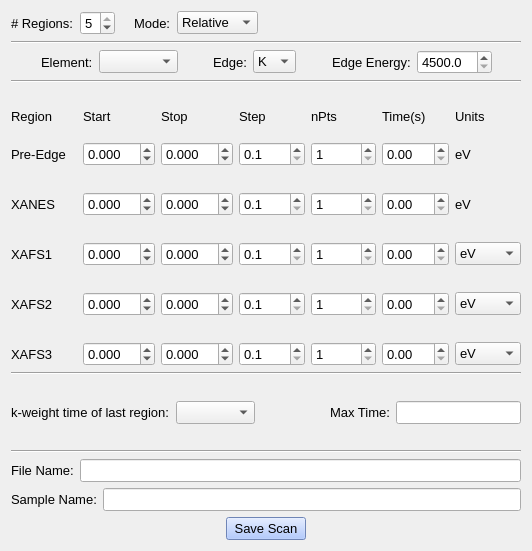
 <widget class="QWidget" name="Form">
  <property name="geometry">
   <rect>
    <x>0</x>
    <y>0</y>
    <width>532</width>
    <height>541</height>
   </rect>
  </property>
  <property name="windowTitle">
   <string>Form</string>
  </property>
  <layout class="QGridLayout" name="gridLayout">
   <item row="3" column="0">
    <widget class="Line" name="line_6">
     <property name="lineWidth">
      <number>1</number>
     </property>
     <property name="orientation">
      <enum>Qt::Horizontal</enum>
     </property>
    </widget>
   </item>
   <item row="10" column="0">
    <layout class="QHBoxLayout" name="horizontalLayout_6">
     <item>
      <widget class="QLabel" name="label_28">
       <property name="font">
        <font>
         <pointsize>10</pointsize>
        </font>
       </property>
       <property name="text">
        <string>File Name:</string>
       </property>
      </widget>
     </item>
     <item>
      <widget class="QLineEdit" name="file_name">
       <property name="font">
        <font>
         <pointsize>10</pointsize>
        </font>
       </property>
      </widget>
     </item>
    </layout>
   </item>
   <item row="12" column="0">
    <layout class="QHBoxLayout" name="horizontalLayout">
     <item>
      <spacer name="horizontalSpacer_4">
       <property name="orientation">
        <enum>Qt::Horizontal</enum>
       </property>
       <property name="sizeHint" stdset="0">
        <size>
         <width>40</width>
         <height>20</height>
        </size>
       </property>
      </spacer>
     </item>
     <item>
      <widget class="QPushButton" name="save_scan">
       <property name="font">
        <font>
         <pointsize>10</pointsize>
        </font>
       </property>
       <property name="autoFillBackground">
        <bool>false</bool>
       </property>
       <property name="styleSheet">
        <string notr="true">background-color: rgb(156, 186, 255);</string>
       </property>
       <property name="text">
        <string>Save Scan</string>
       </property>
      </widget>
     </item>
     <item>
      <spacer name="horizontalSpacer_6">
       <property name="orientation">
        <enum>Qt::Horizontal</enum>
       </property>
       <property name="sizeHint" stdset="0">
        <size>
         <width>40</width>
         <height>20</height>
        </size>
       </property>
      </spacer>
     </item>
    </layout>
   </item>
   <item row="2" column="0">
    <layout class="QHBoxLayout" name="horizontalLayout_21">
     <item>
      <widget class="QLabel" name="label_5">
       <property name="text">
        <string/>
       </property>
      </widget>
     </item>
     <item>
      <widget class="QLabel" name="label_86">
       <property name="font">
        <font>
         <pointsize>10</pointsize>
        </font>
       </property>
       <property name="text">
        <string>Element:</string>
       </property>
      </widget>
     </item>
     <item>
      <widget class="QComboBox" name="elements">
       <property name="font">
        <font>
         <pointsize>10</pointsize>
        </font>
       </property>
      </widget>
     </item>
     <item>
      <widget class="QLabel" name="label_87">
       <property name="text">
        <string/>
       </property>
      </widget>
     </item>
     <item>
      <widget class="QLabel" name="label_88">
       <property name="font">
        <font>
         <pointsize>10</pointsize>
        </font>
       </property>
       <property name="text">
        <string>Edge:</string>
       </property>
      </widget>
     </item>
     <item>
      <widget class="QComboBox" name="edge">
       <property name="font">
        <font>
         <pointsize>10</pointsize>
        </font>
       </property>
       <item>
        <property name="text">
         <string>K</string>
        </property>
       </item>
       <item>
        <property name="text">
         <string>L1</string>
        </property>
       </item>
       <item>
        <property name="text">
         <string>L2</string>
        </property>
       </item>
       <item>
        <property name="text">
         <string>L3</string>
        </property>
       </item>
      </widget>
     </item>
     <item>
      <widget class="QLabel" name="label_89">
       <property name="text">
        <string/>
       </property>
      </widget>
     </item>
     <item>
      <widget class="QLabel" name="label_90">
       <property name="font">
        <font>
         <pointsize>10</pointsize>
        </font>
       </property>
       <property name="text">
        <string>Edge Energy:</string>
       </property>
      </widget>
     </item>
     <item>
      <widget class="QDoubleSpinBox" name="edge_energy">
       <property name="font">
        <font>
         <pointsize>10</pointsize>
        </font>
       </property>
       <property name="decimals">
        <number>1</number>
       </property>
       <property name="minimum">
        <double>4500.000000000000000</double>
       </property>
       <property name="maximum">
        <double>25000.000000000000000</double>
       </property>
      </widget>
     </item>
     <item>
      <widget class="QLabel" name="label_92">
       <property name="text">
        <string/>
       </property>
      </widget>
     </item>
    </layout>
   </item>
   <item row="5" column="0">
    <widget class="Line" name="line_3">
     <property name="lineWidth">
      <number>1</number>
     </property>
     <property name="orientation">
      <enum>Qt::Horizontal</enum>
     </property>
    </widget>
   </item>
   <item row="11" column="0">
    <layout class="QHBoxLayout" name="horizontalLayout_7">
     <item>
      <widget class="QLabel" name="label_29">
       <property name="font">
        <font>
         <pointsize>10</pointsize>
        </font>
       </property>
       <property name="text">
        <string>Sample Name:</string>
       </property>
      </widget>
     </item>
     <item>
      <widget class="QLineEdit" name="sample_name">
       <property name="font">
        <font>
         <pointsize>10</pointsize>
        </font>
       </property>
      </widget>
     </item>
    </layout>
   </item>
   <item row="0" column="0">
    <layout class="QHBoxLayout" name="horizontalLayout_19">
     <item>
      <widget class="QLabel" name="label_83">
       <property name="font">
        <font>
         <pointsize>10</pointsize>
        </font>
       </property>
       <property name="text">
        <string># Regions:</string>
       </property>
      </widget>
     </item>
     <item>
      <widget class="QSpinBox" name="num_regions">
       <property name="font">
        <font>
         <pointsize>10</pointsize>
        </font>
       </property>
       <property name="minimum">
        <number>1</number>
       </property>
       <property name="maximum">
        <number>5</number>
       </property>
       <property name="value">
        <number>5</number>
       </property>
      </widget>
     </item>
     <item>
      <widget class="QLabel" name="label_82">
       <property name="text">
        <string/>
       </property>
      </widget>
     </item>
     <item>
      <widget class="QLabel" name="label_81">
       <property name="font">
        <font>
         <pointsize>10</pointsize>
        </font>
       </property>
       <property name="text">
        <string>Mode:</string>
       </property>
      </widget>
     </item>
     <item>
      <widget class="QComboBox" name="mode">
       <property name="font">
        <font>
         <pointsize>10</pointsize>
        </font>
       </property>
       <item>
        <property name="text">
         <string>Relative</string>
        </property>
       </item>
       <item>
        <property name="text">
         <string>Absolute</string>
        </property>
       </item>
      </widget>
     </item>
     <item>
      <spacer name="horizontalSpacer_2">
       <property name="orientation">
        <enum>Qt::Horizontal</enum>
       </property>
       <property name="sizeHint" stdset="0">
        <size>
         <width>40</width>
         <height>20</height>
        </size>
       </property>
      </spacer>
     </item>
    </layout>
   </item>
   <item row="7" column="0">
    <layout class="QHBoxLayout" name="horizontalLayout_4">
     <item>
      <widget class="QLabel" name="label_24">
       <property name="font">
        <font>
         <pointsize>10</pointsize>
        </font>
       </property>
       <property name="text">
        <string>k-weight time of last region:</string>
       </property>
      </widget>
     </item>
     <item>
      <widget class="QComboBox" name="comboBox_4">
       <property name="font">
        <font>
         <pointsize>10</pointsize>
        </font>
       </property>
      </widget>
     </item>
     <item>
      <widget class="QLabel" name="label_26">
       <property name="text">
        <string/>
       </property>
      </widget>
     </item>
     <item>
      <spacer name="horizontalSpacer_3">
       <property name="orientation">
        <enum>Qt::Horizontal</enum>
       </property>
       <property name="sizeHint" stdset="0">
        <size>
         <width>40</width>
         <height>20</height>
        </size>
       </property>
      </spacer>
     </item>
     <item>
      <widget class="QLabel" name="label_25">
       <property name="font">
        <font>
         <pointsize>10</pointsize>
        </font>
       </property>
       <property name="text">
        <string>Max Time:</string>
       </property>
      </widget>
     </item>
     <item>
      <widget class="QLineEdit" name="lineEdit_3">
       <property name="font">
        <font>
         <pointsize>10</pointsize>
        </font>
       </property>
      </widget>
     </item>
    </layout>
   </item>
   <item row="9" column="0">
    <widget class="Line" name="line_4">
     <property name="lineWidth">
      <number>1</number>
     </property>
     <property name="orientation">
      <enum>Qt::Horizontal</enum>
     </property>
    </widget>
   </item>
   <item row="1" column="0">
    <widget class="Line" name="line_5">
     <property name="lineWidth">
      <number>1</number>
     </property>
     <property name="orientation">
      <enum>Qt::Horizontal</enum>
     </property>
    </widget>
   </item>
   <item row="4" column="0">
    <layout class="QGridLayout" name="gridLayout_4">
     <item row="3" column="4">
      <widget class="QSpinBox" name="pe_npts">
       <property name="font">
        <font>
         <pointsize>10</pointsize>
        </font>
       </property>
       <property name="minimum">
        <number>1</number>
       </property>
      </widget>
     </item>
     <item row="7" column="4">
      <widget class="QSpinBox" name="xafs1_npts">
       <property name="font">
        <font>
         <pointsize>10</pointsize>
        </font>
       </property>
       <property name="minimum">
        <number>1</number>
       </property>
      </widget>
     </item>
     <item row="7" column="5">
      <widget class="QDoubleSpinBox" name="xafs1_dwell">
       <property name="font">
        <font>
         <pointsize>10</pointsize>
        </font>
       </property>
       <property name="decimals">
        <number>2</number>
       </property>
       <property name="minimum">
        <double>0.000000000000000</double>
       </property>
       <property name="maximum">
        <double>100.000000000000000</double>
       </property>
       <property name="singleStep">
        <double>0.100000000000000</double>
       </property>
      </widget>
     </item>
     <item row="5" column="3">
      <widget class="QDoubleSpinBox" name="xanes_step">
       <property name="font">
        <font>
         <pointsize>10</pointsize>
        </font>
       </property>
       <property name="decimals">
        <number>1</number>
       </property>
       <property name="minimum">
        <double>0.100000000000000</double>
       </property>
       <property name="maximum">
        <double>50.000000000000000</double>
       </property>
       <property name="singleStep">
        <double>0.100000000000000</double>
       </property>
       <property name="value">
        <double>0.100000000000000</double>
       </property>
      </widget>
     </item>
     <item row="3" column="2">
      <widget class="QDoubleSpinBox" name="pe_stop">
       <property name="font">
        <font>
         <pointsize>10</pointsize>
        </font>
       </property>
       <property name="decimals">
        <number>3</number>
       </property>
       <property name="minimum">
        <double>-50.000000000000000</double>
       </property>
       <property name="maximum">
        <double>50.000000000000000</double>
       </property>
      </widget>
     </item>
     <item row="1" column="0">
      <widget class="QLabel" name="label_93">
       <property name="font">
        <font>
         <pointsize>10</pointsize>
        </font>
       </property>
       <property name="text">
        <string>Region</string>
       </property>
      </widget>
     </item>
     <item row="3" column="3">
      <widget class="QDoubleSpinBox" name="pe_step">
       <property name="font">
        <font>
         <pointsize>10</pointsize>
        </font>
       </property>
       <property name="decimals">
        <number>1</number>
       </property>
       <property name="minimum">
        <double>0.100000000000000</double>
       </property>
       <property name="maximum">
        <double>50.000000000000000</double>
       </property>
       <property name="singleStep">
        <double>0.100000000000000</double>
       </property>
       <property name="value">
        <double>0.100000000000000</double>
       </property>
      </widget>
     </item>
     <item row="3" column="5">
      <widget class="QDoubleSpinBox" name="pe_dwell">
       <property name="font">
        <font>
         <pointsize>10</pointsize>
        </font>
       </property>
       <property name="decimals">
        <number>2</number>
       </property>
       <property name="minimum">
        <double>0.000000000000000</double>
       </property>
       <property name="maximum">
        <double>100.000000000000000</double>
       </property>
       <property name="singleStep">
        <double>0.100000000000000</double>
       </property>
      </widget>
     </item>
     <item row="6" column="0">
      <widget class="QLabel" name="label_99">
       <property name="text">
        <string/>
       </property>
      </widget>
     </item>
     <item row="11" column="0">
      <widget class="QLabel" name="label_96">
       <property name="font">
        <font>
         <pointsize>10</pointsize>
        </font>
       </property>
       <property name="text">
        <string>XAFS3</string>
       </property>
      </widget>
     </item>
     <item row="9" column="3">
      <widget class="QDoubleSpinBox" name="xafs2_step">
       <property name="font">
        <font>
         <pointsize>10</pointsize>
        </font>
       </property>
       <property name="decimals">
        <number>1</number>
       </property>
       <property name="minimum">
        <double>0.100000000000000</double>
       </property>
       <property name="maximum">
        <double>50.000000000000000</double>
       </property>
       <property name="singleStep">
        <double>0.100000000000000</double>
       </property>
       <property name="value">
        <double>0.100000000000000</double>
       </property>
      </widget>
     </item>
     <item row="9" column="5">
      <widget class="QDoubleSpinBox" name="xafs2_dwell">
       <property name="font">
        <font>
         <pointsize>10</pointsize>
        </font>
       </property>
       <property name="decimals">
        <number>2</number>
       </property>
       <property name="minimum">
        <double>0.000000000000000</double>
       </property>
       <property name="maximum">
        <double>100.000000000000000</double>
       </property>
       <property name="singleStep">
        <double>0.100000000000000</double>
       </property>
      </widget>
     </item>
     <item row="9" column="4">
      <widget class="QSpinBox" name="xafs2_npts">
       <property name="font">
        <font>
         <pointsize>10</pointsize>
        </font>
       </property>
       <property name="minimum">
        <number>1</number>
       </property>
      </widget>
     </item>
     <item row="11" column="4">
      <widget class="QSpinBox" name="xafs3_npts">
       <property name="font">
        <font>
         <pointsize>10</pointsize>
        </font>
       </property>
       <property name="minimum">
        <number>1</number>
       </property>
      </widget>
     </item>
     <item row="5" column="5">
      <widget class="QDoubleSpinBox" name="xanes_dwell">
       <property name="font">
        <font>
         <pointsize>10</pointsize>
        </font>
       </property>
       <property name="decimals">
        <number>2</number>
       </property>
       <property name="minimum">
        <double>0.000000000000000</double>
       </property>
       <property name="maximum">
        <double>100.000000000000000</double>
       </property>
       <property name="singleStep">
        <double>0.100000000000000</double>
       </property>
      </widget>
     </item>
     <item row="11" column="1">
      <widget class="QDoubleSpinBox" name="xafs3_start">
       <property name="font">
        <font>
         <pointsize>10</pointsize>
        </font>
       </property>
       <property name="decimals">
        <number>3</number>
       </property>
       <property name="minimum">
        <double>-50.000000000000000</double>
       </property>
       <property name="maximum">
        <double>50.000000000000000</double>
       </property>
      </widget>
     </item>
     <item row="11" column="5">
      <widget class="QDoubleSpinBox" name="xafs3_dwell">
       <property name="font">
        <font>
         <pointsize>10</pointsize>
        </font>
       </property>
       <property name="decimals">
        <number>2</number>
       </property>
       <property name="minimum">
        <double>0.000000000000000</double>
       </property>
       <property name="maximum">
        <double>100.000000000000000</double>
       </property>
       <property name="singleStep">
        <double>0.100000000000000</double>
       </property>
      </widget>
     </item>
     <item row="11" column="2">
      <widget class="QDoubleSpinBox" name="xafs3_stop">
       <property name="font">
        <font>
         <pointsize>10</pointsize>
        </font>
       </property>
       <property name="decimals">
        <number>3</number>
       </property>
       <property name="minimum">
        <double>-50.000000000000000</double>
       </property>
       <property name="maximum">
        <double>50.000000000000000</double>
       </property>
      </widget>
     </item>
     <item row="9" column="2">
      <widget class="QDoubleSpinBox" name="xafs2_stop">
       <property name="font">
        <font>
         <pointsize>10</pointsize>
        </font>
       </property>
       <property name="decimals">
        <number>3</number>
       </property>
       <property name="minimum">
        <double>-50.000000000000000</double>
       </property>
       <property name="maximum">
        <double>50.000000000000000</double>
       </property>
      </widget>
     </item>
     <item row="5" column="4">
      <widget class="QSpinBox" name="xanes_npts">
       <property name="font">
        <font>
         <pointsize>10</pointsize>
        </font>
       </property>
       <property name="minimum">
        <number>1</number>
       </property>
      </widget>
     </item>
     <item row="9" column="0">
      <widget class="QLabel" name="label_100">
       <property name="font">
        <font>
         <pointsize>10</pointsize>
        </font>
       </property>
       <property name="text">
        <string>XAFS2</string>
       </property>
      </widget>
     </item>
     <item row="10" column="0">
      <widget class="QLabel" name="label_106">
       <property name="text">
        <string/>
       </property>
      </widget>
     </item>
     <item row="1" column="5">
      <widget class="QLabel" name="label_105">
       <property name="font">
        <font>
         <pointsize>10</pointsize>
        </font>
       </property>
       <property name="text">
        <string>Time(s)</string>
       </property>
      </widget>
     </item>
     <item row="3" column="6">
      <widget class="QLabel" name="label_110">
       <property name="font">
        <font>
         <pointsize>10</pointsize>
        </font>
       </property>
       <property name="text">
        <string>eV</string>
       </property>
       <property name="alignment">
        <set>Qt::AlignLeading|Qt::AlignLeft|Qt::AlignVCenter</set>
       </property>
      </widget>
     </item>
     <item row="1" column="6">
      <widget class="QLabel" name="label_103">
       <property name="font">
        <font>
         <pointsize>10</pointsize>
        </font>
       </property>
       <property name="text">
        <string>Units</string>
       </property>
      </widget>
     </item>
     <item row="7" column="1">
      <widget class="QDoubleSpinBox" name="xafs1_start">
       <property name="font">
        <font>
         <pointsize>10</pointsize>
        </font>
       </property>
       <property name="decimals">
        <number>3</number>
       </property>
       <property name="minimum">
        <double>-50.000000000000000</double>
       </property>
       <property name="maximum">
        <double>50.000000000000000</double>
       </property>
      </widget>
     </item>
     <item row="5" column="1">
      <widget class="QDoubleSpinBox" name="xanes_start">
       <property name="font">
        <font>
         <pointsize>10</pointsize>
        </font>
       </property>
       <property name="decimals">
        <number>3</number>
       </property>
       <property name="minimum">
        <double>-50.000000000000000</double>
       </property>
       <property name="maximum">
        <double>50.000000000000000</double>
       </property>
      </widget>
     </item>
     <item row="9" column="6">
      <widget class="QComboBox" name="xafs2_units">
       <property name="font">
        <font>
         <pointsize>10</pointsize>
        </font>
       </property>
       <item>
        <property name="text">
         <string>eV</string>
        </property>
       </item>
       <item>
        <property name="text">
         <string>k</string>
        </property>
       </item>
      </widget>
     </item>
     <item row="5" column="6">
      <widget class="QLabel" name="label_111">
       <property name="font">
        <font>
         <pointsize>10</pointsize>
        </font>
       </property>
       <property name="text">
        <string>eV</string>
       </property>
       <property name="alignment">
        <set>Qt::AlignLeading|Qt::AlignLeft|Qt::AlignVCenter</set>
       </property>
      </widget>
     </item>
     <item row="11" column="6">
      <widget class="QComboBox" name="xafs3_units">
       <property name="font">
        <font>
         <pointsize>10</pointsize>
        </font>
       </property>
       <item>
        <property name="text">
         <string>eV</string>
        </property>
       </item>
       <item>
        <property name="text">
         <string>k</string>
        </property>
       </item>
      </widget>
     </item>
     <item row="1" column="4">
      <widget class="QLabel" name="label_98">
       <property name="font">
        <font>
         <pointsize>10</pointsize>
        </font>
       </property>
       <property name="text">
        <string>nPts</string>
       </property>
      </widget>
     </item>
     <item row="1" column="2">
      <widget class="QLabel" name="label_108">
       <property name="font">
        <font>
         <pointsize>10</pointsize>
        </font>
       </property>
       <property name="text">
        <string>Stop</string>
       </property>
      </widget>
     </item>
     <item row="1" column="1">
      <widget class="QLabel" name="label_109">
       <property name="font">
        <font>
         <pointsize>10</pointsize>
        </font>
       </property>
       <property name="text">
        <string>Start</string>
       </property>
      </widget>
     </item>
     <item row="7" column="6">
      <widget class="QComboBox" name="xafs1_units">
       <property name="font">
        <font>
         <pointsize>10</pointsize>
        </font>
       </property>
       <property name="layoutDirection">
        <enum>Qt::LeftToRight</enum>
       </property>
       <item>
        <property name="text">
         <string>eV</string>
        </property>
       </item>
       <item>
        <property name="text">
         <string>k</string>
        </property>
       </item>
      </widget>
     </item>
     <item row="8" column="0">
      <widget class="QLabel" name="label_104">
       <property name="text">
        <string/>
       </property>
      </widget>
     </item>
     <item row="4" column="0">
      <widget class="QLabel" name="label_107">
       <property name="text">
        <string/>
       </property>
      </widget>
     </item>
     <item row="7" column="3">
      <widget class="QDoubleSpinBox" name="xafs1_step">
       <property name="font">
        <font>
         <pointsize>10</pointsize>
        </font>
       </property>
       <property name="decimals">
        <number>1</number>
       </property>
       <property name="minimum">
        <double>0.100000000000000</double>
       </property>
       <property name="maximum">
        <double>50.000000000000000</double>
       </property>
       <property name="singleStep">
        <double>0.100000000000000</double>
       </property>
       <property name="value">
        <double>0.100000000000000</double>
       </property>
      </widget>
     </item>
     <item row="7" column="2">
      <widget class="QDoubleSpinBox" name="xafs1_stop">
       <property name="font">
        <font>
         <pointsize>10</pointsize>
        </font>
       </property>
       <property name="decimals">
        <number>3</number>
       </property>
       <property name="minimum">
        <double>-50.000000000000000</double>
       </property>
       <property name="maximum">
        <double>50.000000000000000</double>
       </property>
      </widget>
     </item>
     <item row="11" column="3">
      <widget class="QDoubleSpinBox" name="xafs3_step">
       <property name="font">
        <font>
         <pointsize>10</pointsize>
        </font>
       </property>
       <property name="decimals">
        <number>1</number>
       </property>
       <property name="minimum">
        <double>0.100000000000000</double>
       </property>
       <property name="maximum">
        <double>50.000000000000000</double>
       </property>
       <property name="singleStep">
        <double>0.100000000000000</double>
       </property>
       <property name="value">
        <double>0.100000000000000</double>
       </property>
      </widget>
     </item>
     <item row="9" column="1">
      <widget class="QDoubleSpinBox" name="xafs2_start">
       <property name="font">
        <font>
         <pointsize>10</pointsize>
        </font>
       </property>
       <property name="decimals">
        <number>3</number>
       </property>
       <property name="minimum">
        <double>-50.000000000000000</double>
       </property>
       <property name="maximum">
        <double>50.000000000000000</double>
       </property>
      </widget>
     </item>
     <item row="5" column="2">
      <widget class="QDoubleSpinBox" name="xanes_stop">
       <property name="font">
        <font>
         <pointsize>10</pointsize>
        </font>
       </property>
       <property name="decimals">
        <number>3</number>
       </property>
       <property name="minimum">
        <double>-50.000000000000000</double>
       </property>
       <property name="maximum">
        <double>50.000000000000000</double>
       </property>
      </widget>
     </item>
     <item row="3" column="1">
      <widget class="QDoubleSpinBox" name="pe_start">
       <property name="font">
        <font>
         <pointsize>10</pointsize>
        </font>
       </property>
       <property name="decimals">
        <number>3</number>
       </property>
       <property name="minimum">
        <double>-50.000000000000000</double>
       </property>
       <property name="maximum">
        <double>50.000000000000000</double>
       </property>
      </widget>
     </item>
     <item row="2" column="0">
      <widget class="QLabel" name="label_97">
       <property name="font">
        <font>
         <pointsize>4</pointsize>
        </font>
       </property>
       <property name="text">
        <string/>
       </property>
      </widget>
     </item>
     <item row="7" column="0">
      <widget class="QLabel" name="label_101">
       <property name="font">
        <font>
         <pointsize>10</pointsize>
        </font>
       </property>
       <property name="text">
        <string>XAFS1</string>
       </property>
      </widget>
     </item>
     <item row="5" column="0">
      <widget class="QLabel" name="label_94">
       <property name="font">
        <font>
         <pointsize>10</pointsize>
        </font>
       </property>
       <property name="text">
        <string>XANES</string>
       </property>
      </widget>
     </item>
     <item row="1" column="3">
      <widget class="QLabel" name="label_95">
       <property name="font">
        <font>
         <pointsize>10</pointsize>
        </font>
       </property>
       <property name="text">
        <string>Step</string>
       </property>
      </widget>
     </item>
     <item row="3" column="0">
      <widget class="QLabel" name="label_102">
       <property name="font">
        <font>
         <pointsize>10</pointsize>
        </font>
       </property>
       <property name="text">
        <string>Pre-Edge</string>
       </property>
      </widget>
     </item>
     <item row="0" column="2">
      <widget class="QLabel" name="label_3">
       <property name="text">
        <string/>
       </property>
      </widget>
     </item>
    </layout>
   </item>
   <item row="8" column="0">
    <layout class="QHBoxLayout" name="horizontalLayout_2">
     <item>
      <widget class="QLabel" name="label">
       <property name="text">
        <string/>
       </property>
      </widget>
     </item>
    </layout>
   </item>
   <item row="6" column="0">
    <widget class="QLabel" name="label_2">
     <property name="text">
      <string/>
     </property>
    </widget>
   </item>
  </layout>
 </widget>
